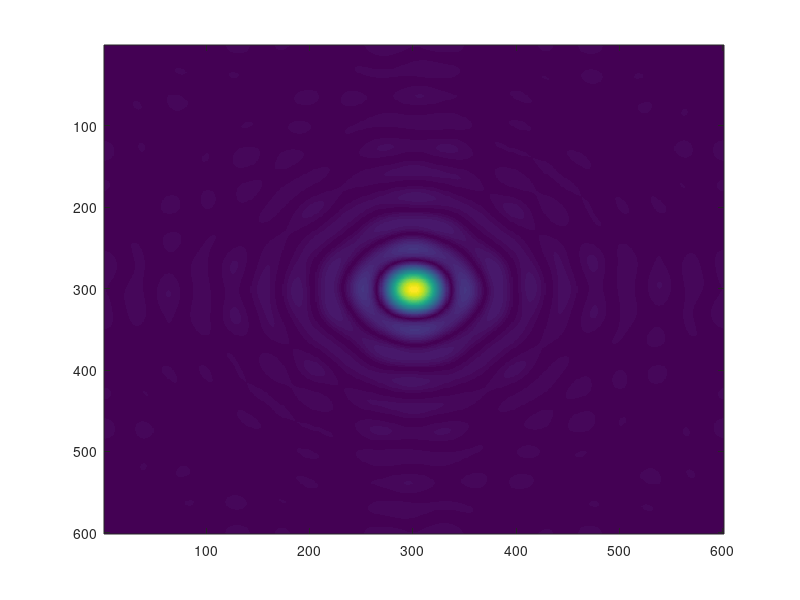

The MATLAB script that drew this image:
clear;
x=-30:0.1:30;
y=-30:0.1:30;
num=size(x,2);
z=zeros(num,num);
for i=1:1:num
    for j=1:1:num
        if (x(i)^2+y(j)^2)<1
            z(i,j)=1;
        end
    end
end

fourier=fft2(z);
%imagesc(z);
fourier=fftshift(fourier);
fourier_abs=abs(fourier);
fourier_abs=mat2gray(fourier_abs); 
imagesc(fourier_abs);